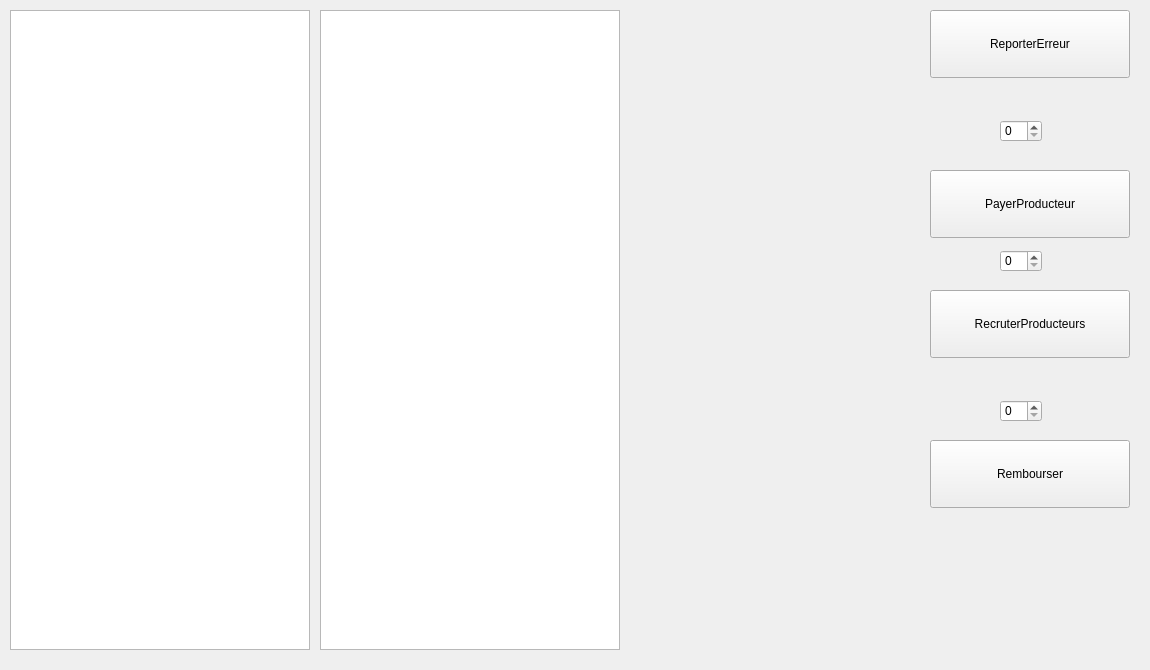
<?xml version="1.0" encoding="UTF-8"?>
<ui version="4.0">
 <class>WidgetResponsable</class>
 <widget class="QWidget" name="WidgetResponsable">
  <property name="enabled">
   <bool>true</bool>
  </property>
  <property name="geometry">
   <rect>
    <x>0</x>
    <y>0</y>
    <width>1150</width>
    <height>670</height>
   </rect>
  </property>
  <property name="windowTitle">
   <string>ResponsablePanel</string>
  </property>
  <widget class="QPushButton" name="PayerProducteur">
   <property name="geometry">
    <rect>
     <x>930</x>
     <y>170</y>
     <width>200</width>
     <height>68</height>
    </rect>
   </property>
   <property name="text">
    <string>PayerProducteur</string>
   </property>
  </widget>
  <widget class="QListWidget" name="SousList2">
   <property name="geometry">
    <rect>
     <x>10</x>
     <y>10</y>
     <width>300</width>
     <height>640</height>
    </rect>
   </property>
  </widget>
  <widget class="QListWidget" name="SousList">
   <property name="geometry">
    <rect>
     <x>320</x>
     <y>10</y>
     <width>300</width>
     <height>640</height>
    </rect>
   </property>
  </widget>
  <widget class="QPushButton" name="Rembourser">
   <property name="geometry">
    <rect>
     <x>930</x>
     <y>440</y>
     <width>200</width>
     <height>68</height>
    </rect>
   </property>
   <property name="text">
    <string>Rembourser</string>
   </property>
  </widget>
  <widget class="QPushButton" name="ReporterReports">
   <property name="geometry">
    <rect>
     <x>930</x>
     <y>10</y>
     <width>200</width>
     <height>68</height>
    </rect>
   </property>
   <property name="text">
    <string>ReporterErreur</string>
   </property>
   <property name="autoDefault">
    <bool>false</bool>
   </property>
   <property name="default">
    <bool>false</bool>
   </property>
   <property name="flat">
    <bool>false</bool>
   </property>
  </widget>
  <widget class="QSpinBox" name="NumProducteur">
   <property name="geometry">
    <rect>
     <x>1000</x>
     <y>120</y>
     <width>42</width>
     <height>22</height>
    </rect>
   </property>
  </widget>
  <widget class="QSpinBox" name="NumConsommateur">
   <property name="geometry">
    <rect>
     <x>1000</x>
     <y>400</y>
     <width>42</width>
     <height>22</height>
    </rect>
   </property>
  </widget>
  <widget class="QPushButton" name="RecruterProducteur">
   <property name="geometry">
    <rect>
     <x>930</x>
     <y>290</y>
     <width>200</width>
     <height>68</height>
    </rect>
   </property>
   <property name="text">
    <string>RecruterProducteurs</string>
   </property>
  </widget>
  <widget class="QSpinBox" name="NumPC">
   <property name="geometry">
    <rect>
     <x>1000</x>
     <y>250</y>
     <width>42</width>
     <height>22</height>
    </rect>
   </property>
  </widget>
 </widget>
 <resources/>
 <connections/>
</ui>
